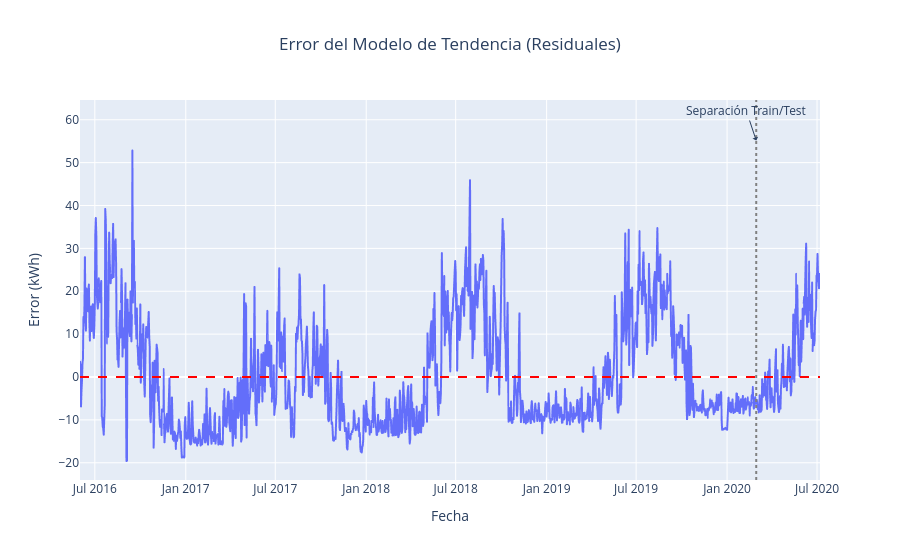

Source (notebook cell):
### Code cell
# 1. Calcular el error (Residuales)
df['trend_error'] = df['Energy_kWh'] - df['trend']

print("Calculando el error (residuales) del modelo de tendencia...")
print("Generando gráfico del error...")

# 2. Graficar el error 
fig = px.line(df, 
              x='date', 
              y='trend_error', 
              title='Error del Modelo de Tendencia (Residuales)',
              labels={'date': 'Fecha', 'trend_error': 'Error (Consumo Real - Tendencia)'}
             )

# 3. Añadir líneas de referencia 

fig.add_hline(y=0, 
              line_width=2, 
              line_dash="dash", 
              line_color="red"
             )

fig.add_vline(x=pd.to_datetime(split_date), 
              line_width=2, 
              line_dash="dot", 
              line_color="grey"
             )

fig.add_annotation(
    x=pd.to_datetime(split_date),
    y=df['trend_error'].max(), 
    text="Separación Train/Test",
    showarrow=True,
    arrowhead=1,
    yshift=10 
)

# 4. Mostrar el gráfico
fig.update_layout(
    xaxis_title='Fecha',
    yaxis_title='Error (kWh)',
    title_x=0.5 
)

fig.show()

### Figure 1 — Plotly figure (JSON) as saved in the notebook; plotly's stock layout.template omitted (floating-point values rounded to 4 significant figures; data arrays with more than 128 entries replaced by an {"elided": "..."} marker saying what was removed)
{"data": [{"hovertemplate": "Fecha=%{x}<br>Error (Consumo Real - Tendencia)=%{y}<extra></extra>", "legendgroup": "", "line": {"color": "#636efa", "dash": "solid"}, "marker": {"symbol": "circle"}, "mode": "lines", "name": "", "showlegend": false, "type": "scattergl", "x": {"elided": "1498 str values"}, "xaxis": "x", "y": {"elided": "1498 float values"}, "yaxis": "y"}], "layout": {"annotations": [{"arrowhead": 1, "showarrow": true, "text": "Separación Train/Test", "x": "2020-02-29T00:00:00", "y": 52.83, "yshift": 10}], "legend": {"tracegroupgap": 0}, "shapes": [{"line": {"color": "red", "dash": "dash", "width": 2}, "type": "line", "x0": 0, "x1": 1, "xref": "x domain", "y0": 0, "y1": 0, "yref": "y"}, {"line": {"color": "grey", "dash": "dot", "width": 2}, "type": "line", "x0": "2020-02-29T00:00:00", "x1": "2020-02-29T00:00:00", "xref": "x", "y0": 0, "y1": 1, "yref": "y domain"}], "title": {"text": "Error del Modelo de Tendencia (Residuales)", "x": 0.5}, "xaxis": {"anchor": "y", "domain": [0, 1], "title": {"text": "Fecha"}}, "yaxis": {"anchor": "x", "domain": [0, 1], "title": {"text": "Error (kWh)"}}}}
